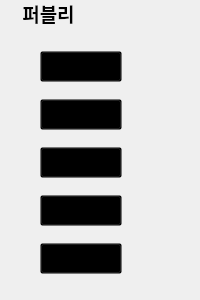
            <widget class="QGroupBox" name="groupBox_3">
             <property name="sizePolicy">
              <sizepolicy hsizetype="Preferred" vsizetype="Fixed">
               <horstretch>0</horstretch>
               <verstretch>0</verstretch>
              </sizepolicy>
             </property>
             <property name="minimumSize">
              <size>
               <width>0</width>
               <height>300</height>
              </size>
             </property>
             <property name="maximumSize">
              <size>
               <width>16777215</width>
               <height>300</height>
              </size>
             </property>
             <property name="font">
              <font>
               <family>나눔고딕</family>
               <pointsize>14</pointsize>
               <weight>75</weight>
               <bold>true</bold>
              </font>
             </property>
             <property name="styleSheet">
              <string notr="true">QGroupBox{
    border: 0px solid rgb(220, 220, 220);
    margin-top: 0em;
}

QGroupBox::title {
    top: 0px;
    left: 20px;
}</string>
             </property>
             <property name="title">
              <string>퍼블리</string>
             </property>
             <layout class="QGridLayout" name="gridLayout_12">
              <property name="leftMargin">
               <number>40</number>
              </property>
              <property name="topMargin">
               <number>40</number>
              </property>
              <item row="1" column="1">
               <widget class="QLabel" name="pybly_Date2">
                <property name="text">
                 <string/>
                </property>
                <property name="alignment">
                 <set>Qt::AlignRight|Qt::AlignTrailing|Qt::AlignVCenter</set>
                </property>
               </widget>
              </item>
              <item row="3" column="1">
               <widget class="QLabel" name="pybly_Date4">
                <property name="text">
                 <string/>
                </property>
                <property name="alignment">
                 <set>Qt::AlignRight|Qt::AlignTrailing|Qt::AlignVCenter</set>
                </property>
               </widget>
              </item>
              <item row="3" column="0">
               <widget class="QPushButton" name="publy_Title4">
                <property name="font">
                 <font>
                  <family>나눔고딕</family>
                  <pointsize>12</pointsize>
                 </font>
                </property>
                <property name="styleSheet">
                 <string notr="true">text-align: left;
background: transparent;</string>
                </property>
                <property name="text">
                 <string/>
                </property>
               </widget>
              </item>
              <item row="1" column="0">
               <widget class="QPushButton" name="publy_Title2">
                <property name="font">
                 <font>
                  <family>나눔고딕</family>
                  <pointsize>12</pointsize>
                 </font>
                </property>
                <property name="styleSheet">
                 <string notr="true">text-align: left;
background: transparent;</string>
                </property>
                <property name="text">
                 <string/>
                </property>
               </widget>
              </item>
              <item row="2" column="0">
               <widget class="QPushButton" name="publy_Title3">
                <property name="font">
                 <font>
                  <family>나눔고딕</family>
                  <pointsize>12</pointsize>
                 </font>
                </property>
                <property name="styleSheet">
                 <string notr="true">text-align: left;
background: transparent;</string>
                </property>
                <property name="text">
                 <string>Loading...</string>
                </property>
               </widget>
              </item>
              <item row="2" column="1">
               <widget class="QLabel" name="pybly_Date3">
                <property name="text">
                 <string/>
                </property>
                <property name="alignment">
                 <set>Qt::AlignRight|Qt::AlignTrailing|Qt::AlignVCenter</set>
                </property>
               </widget>
              </item>
              <item row="0" column="1">
               <widget class="QLabel" name="pybly_Date1">
                <property name="layoutDirection">
                 <enum>Qt::LeftToRight</enum>
                </property>
                <property name="text">
                 <string/>
                </property>
                <property name="alignment">
                 <set>Qt::AlignRight|Qt::AlignTrailing|Qt::AlignVCenter</set>
                </property>
               </widget>
              </item>
              <item row="4" column="0">
               <widget class="QPushButton" name="publy_Title5">
                <property name="font">
                 <font>
                  <family>나눔고딕</family>
                  <pointsize>12</pointsize>
                 </font>
                </property>
                <property name="styleSheet">
                 <string notr="true">text-align: left;
background: transparent;</string>
                </property>
                <property name="text">
                 <string/>
                </property>
               </widget>
              </item>
              <item row="0" column="0">
               <widget class="QPushButton" name="publy_Title1">
                <property name="font">
                 <font>
                  <family>나눔고딕</family>
                  <pointsize>12</pointsize>
                 </font>
                </property>
                <property name="cursor">
                 <cursorShape>ArrowCursor</cursorShape>
                </property>
                <property name="styleSheet">
                 <string notr="true">text-align: left;
background: transparent;</string>
                </property>
                <property name="text">
                 <string/>
                </property>
               </widget>
              </item>
              <item row="4" column="1">
               <widget class="QLabel" name="pybly_Date5">
                <property name="text">
                 <string/>
                </property>
                <property name="alignment">
                 <set>Qt::AlignRight|Qt::AlignTrailing|Qt::AlignVCenter</set>
                </property>
               </widget>
              </item>
             </layout>
            </widget>
